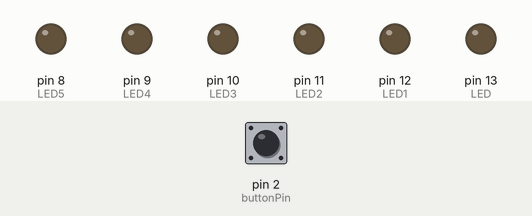
This sketch was run on a simulated Arduino Uno, built with avr-gcc and run on an emulated ATmega328P. Parts: output pins drawn as LEDs (lit = HIGH). Inputs (shaded band) come from the test bench; at power-on: pin 2 (buttonPin) LOW.

Above: at 1.2 s.
1.3 s: pin 2 (buttonPin) pulled HIGH for 0.15 s
At 1.7 s:
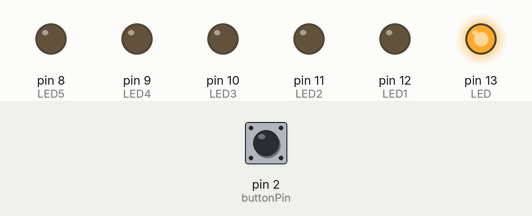
At 6.7 s:
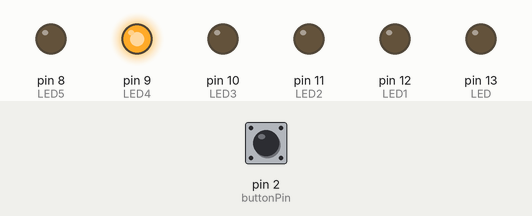
7.4 s: pin 2 (buttonPin) pulled HIGH for 3.2 s
At 12.1 s:
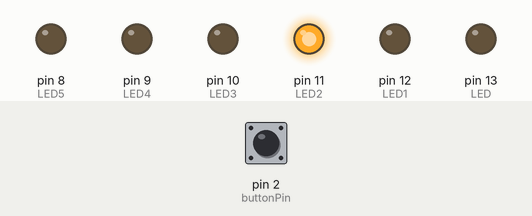
Timing chart, 0 to 17.3 s (numbered marks = the images above; inputs shaded):
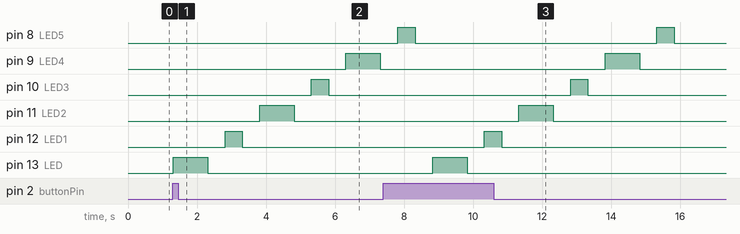

Measured:
- after the input at 1.3 s, pin 9 (LED4): LOW → HIGH after 5.0 s, → LOW 1.0 s later; pin 10 (LED3): LOW → HIGH after 4.0 s, → LOW 0.50 s later; pin 11 (LED2): LOW → HIGH after 2.5 s, → LOW 1.0 s later; pin 12 (LED1): LOW → HIGH after 1.5 s, → LOW 0.50 s later; pin 13 (LED): LOW → HIGH at once, → LOW 1.0 s later
- after the input at 7.4 s, pin 9 (LED4): LOW → HIGH after 6.4 s, → LOW 1.0 s later; pin 10 (LED3): LOW → HIGH after 5.4 s, → LOW 0.50 s later; pin 11 (LED2): LOW → HIGH after 3.9 s, → LOW 1.0 s later; pin 12 (LED1): LOW → HIGH after 2.9 s, → LOW 0.50 s later; pin 13 (LED): LOW → HIGH after 1.4 s, → LOW 1.0 s later
- by itself, pin 8 (LED5): alternates HIGH for 0.50 s and LOW for 7.0 s

The sketch:

SS6_Switching_Addressable_LEDs.ino
```cpp
//Donnell Maylor
//SS6_Switching_Addressable_LEDs


const int buttonPin = 2;
const int LED =  13;
const int LED1 = 12;
const int LED2 = 11;
const int LED3 = 10;
const int LED4 = 9;
const int LED5 = 8;

int buttonState = 0;

void setup() {
  pinMode(LED, OUTPUT);
  pinMode(LED1, OUTPUT);
  pinMode(LED2, OUTPUT);
  pinMode(LED3, OUTPUT);
  pinMode(LED4, OUTPUT);
  pinMode(LED5, OUTPUT);
  pinMode(buttonPin, INPUT);
}

void loop() {
  buttonState = digitalRead(buttonPin);
  delay (10);


  if (buttonState == HIGH) {
   digitalWrite(LED, HIGH);
   delay(1000);
   digitalWrite(LED, LOW);
   delay(500);
  } else {
   digitalWrite(LED, LOW);
  }

  if (buttonState == HIGH) {
   digitalWrite(LED1, HIGH);
   delay(500);
   digitalWrite(LED1, LOW);
   delay(500);
  } else {
   digitalWrite(LED1, LOW);
  }

  if (buttonState == HIGH) {
   digitalWrite(LED2, HIGH);
   delay(1000);
   digitalWrite(LED2, LOW);
   delay(500);
  } else {
    digitalWrite(LED2, LOW);
  }

  if (buttonState == HIGH) {
   digitalWrite(LED3, HIGH);
   delay(500);
   digitalWrite(LED3, LOW);
   delay(500);
  } else {
   digitalWrite(LED3, LOW);
  }

  if (buttonState == HIGH) {
   digitalWrite(LED4, HIGH);
   delay(1000);
   digitalWrite(LED4, LOW);
   delay(500);
  } else {
   digitalWrite(LED4, LOW);
  }

  if (buttonState == HIGH) {
   digitalWrite(LED5, HIGH);
   delay(500);
   digitalWrite(LED5, LOW);
   delay(500);
  } else {
    digitalWrite(LED5, LOW);
  }

}
```
